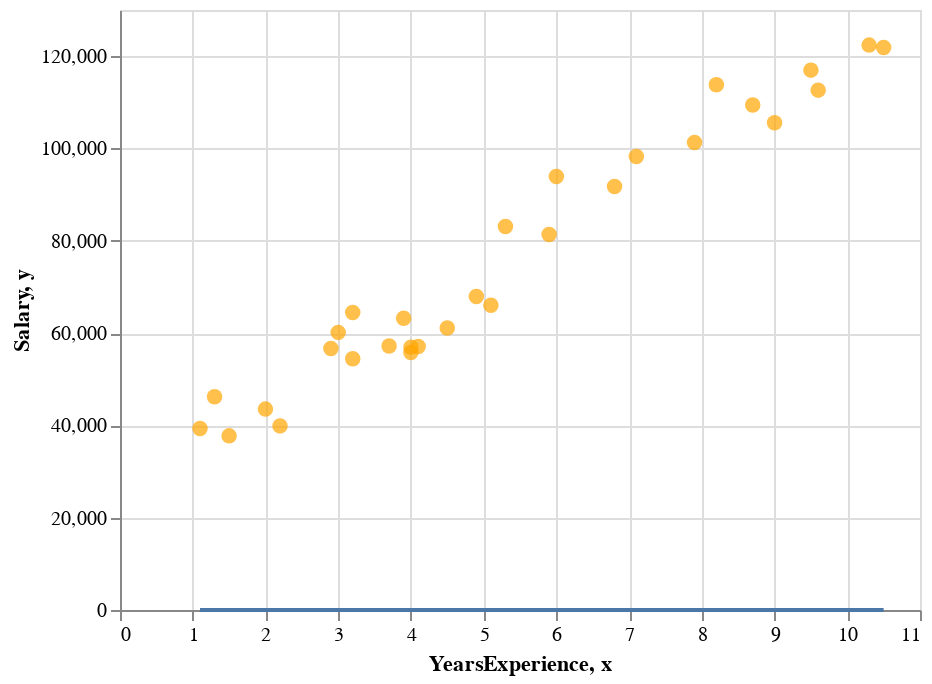

Notebook code for this chart:
### Markdown cell above
**[3.7]** Display the line chart

### Code cell
scatter_chart + line_chart

### Figure 1 — Vega-Lite specification as saved in the notebook (floating-point values rounded to 4 significant figures)
{"config": {"view": {"continuousWidth": 400, "continuousHeight": 300}}, "layer": [{"data": {"name": "data-09773d8f115bcdd7976eced50e1ebdda"}, "mark": {"type": "circle", "color": "orange", "size": 60}, "encoding": {"x": {"field": "YearsExperience", "type": "quantitative"}, "y": {"field": "Salary", "type": "quantitative"}}}, {"data": {"name": "data-8ca56f0410beef59e47cdf245ebc7135"}, "mark": "line", "encoding": {"x": {"field": "x", "type": "quantitative"}, "y": {"field": "y", "type": "quantitative"}}}], "$schema": "https://vega.github.io/schema/vega-lite/v4.17.0.json", "datasets": {"data-09773d8f115bcdd7976eced50e1ebdda": [{"YearsExperience": 1.1, "Salary": 39340.0}, {"YearsExperience": 1.3, "Salary": 46200.0}, {"YearsExperience": 1.5, "Salary": 37730.0}, {"YearsExperience": 2.0, "Salary": 43520.0}, {"YearsExperience": 2.2, "Salary": 39890.0}, {"YearsExperience": 2.9, "Salary": 56640.0}, {"YearsExperience": 3.0, "Salary": 60150.0}, {"YearsExperience": 3.2, "Salary": 54440.0}, {"YearsExperience": 3.2, "Salary": 64440.0}, {"YearsExperience": 3.7, "Salary": 57190.0}, {"YearsExperience": 3.9, "Salary": 63220.0}, {"YearsExperience": 4.0, "Salary": 55790.0}, {"YearsExperience": 4.0, "Salary": 56960.0}, {"YearsExperience": 4.1, "Salary": 57080.0}, {"YearsExperience": 4.5, "Salary": 61110.0}, {"YearsExperience": 4.9, "Salary": 67940.0}, {"YearsExperience": 5.1, "Salary": 66030.0}, {"YearsExperience": 5.3, "Salary": 83090.0}, {"YearsExperience": 5.9, "Salary": 81360.0}, {"YearsExperience": 6.0, "Salary": 93940.0}, {"YearsExperience": 6.8, "Salary": 91740.0}, {"YearsExperience": 7.1, "Salary": 98270.0}, {"YearsExperience": 7.9, "Salary": 101300.0}, {"YearsExperience": 8.2, "Salary": 113800.0}, {"YearsExperience": 8.7, "Salary": 109400.0}, {"YearsExperience": 9.0, "Salary": 105600.0}, {"YearsExperience": 9.5, "Salary": 117000.0}, {"YearsExperience": 9.6, "Salary": 112600.0}, {"YearsExperience": 10.3, "Salary": 122400.0}, {"YearsExperience": 10.5, "Salary": 121900.0}], "data-8ca56f0410beef59e47cdf245ebc7135": [{"x": 1.1, "y": 0.0}, {"x": 1.3, "y": 0.0}, {"x": 1.5, "y": 0.0}, {"x": 2.0, "y": 0.0}, {"x": 2.2, "y": 0.0}, {"x": 2.9, "y": 0.0}, {"x": 3.0, "y": 0.0}, {"x": 3.2, "y": 0.0}, {"x": 3.2, "y": 0.0}, {"x": 3.7, "y": 0.0}, {"x": 3.9, "y": 0.0}, {"x": 4.0, "y": 0.0}, {"x": 4.0, "y": 0.0}, {"x": 4.1, "y": 0.0}, {"x": 4.5, "y": 0.0}, {"x": 4.9, "y": 0.0}, {"x": 5.1, "y": 0.0}, {"x": 5.3, "y": 0.0}, {"x": 5.9, "y": 0.0}, {"x": 6.0, "y": 0.0}, {"x": 6.8, "y": 0.0}, {"x": 7.1, "y": 0.0}, {"x": 7.9, "y": 0.0}, {"x": 8.2, "y": 0.0}, {"x": 8.7, "y": 0.0}, {"x": 9.0, "y": 0.0}, {"x": 9.5, "y": 0.0}, {"x": 9.6, "y": 0.0}, {"x": 10.3, "y": 0.0}, {"x": 10.5, "y": 0.0}]}}
